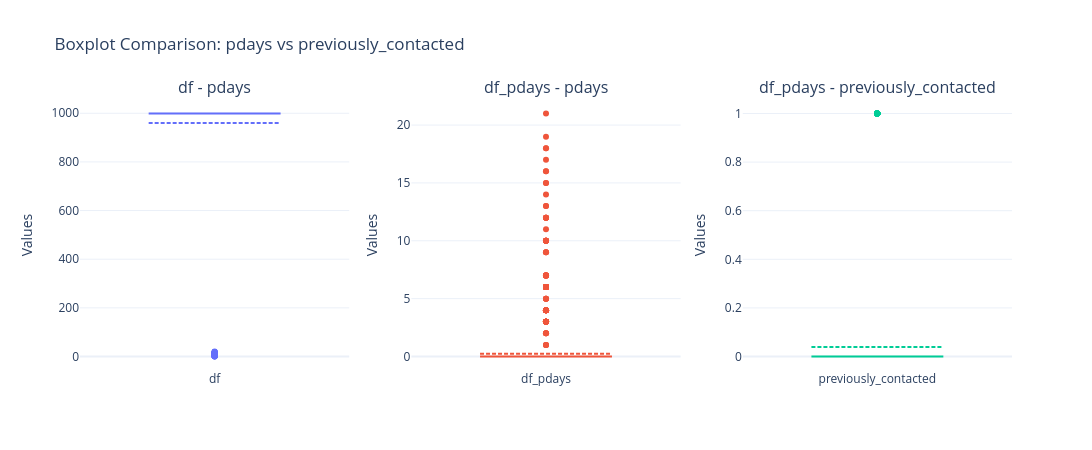

The code cell stored with this chart in its notebook:
### Code cell
fig = make_subplots(
    rows=1,
    cols=3,
    subplot_titles=[
        "df - pdays",
        "df_pdays - pdays",
        "df_pdays - previously_contacted"
    ]
)

# --- df pdays ---
fig.add_trace(
    go.Box(
        y=df["pdays"],
        name="df",
        boxmean=True
    ),
    row=1,
    col=1
)

# --- df_pdays pdays ---
fig.add_trace(
    go.Box(
        y=df_pdays["pdays"],
        name="df_pdays",
        boxmean=True
    ),
    row=1,
    col=2
)

# --- previously_contacted ---
fig.add_trace(
    go.Box(
        y=df_pdays["previously_contacted"],
        name="previously_contacted",
        boxmean=True
    ),
    row=1,
    col=3
)

# Layout
fig.update_layout(
    title="Boxplot Comparison: pdays vs previously_contacted",
    template="plotly_white",
    width=1200,
    height=450,
    showlegend=False
)

fig.update_yaxes(title_text="Values")

fig.show()

### Figure 1 — Plotly figure (JSON) as saved in the notebook; plotly's stock layout.template omitted (floating-point values rounded to 4 significant figures; data arrays with more than 128 entries replaced by an {"elided": "..."} marker saying what was removed)
{"data": [{"boxmean": true, "name": "df", "type": "box", "xaxis": "x", "y": {"elided": "4119 int values"}, "yaxis": "y"}, {"boxmean": true, "name": "df_pdays", "type": "box", "xaxis": "x2", "y": {"elided": "4119 int values"}, "yaxis": "y2"}, {"boxmean": true, "name": "previously_contacted", "type": "box", "xaxis": "x3", "y": {"elided": "4119 int values"}, "yaxis": "y3"}], "layout": {"annotations": [{"font": {"size": 16}, "showarrow": false, "text": "df - pdays", "x": 0.1444, "xanchor": "center", "xref": "paper", "y": 1, "yanchor": "bottom", "yref": "paper"}, {"font": {"size": 16}, "showarrow": false, "text": "df_pdays - pdays", "x": 0.5, "xanchor": "center", "xref": "paper", "y": 1, "yanchor": "bottom", "yref": "paper"}, {"font": {"size": 16}, "showarrow": false, "text": "df_pdays - previously_contacted", "x": 0.8556, "xanchor": "center", "xref": "paper", "y": 1, "yanchor": "bottom", "yref": "paper"}], "height": 450, "showlegend": false, "title": {"text": "Boxplot Comparison: pdays vs previously_contacted"}, "width": 1200, "xaxis": {"anchor": "y", "domain": [0, 0.2889]}, "xaxis2": {"anchor": "y2", "domain": [0.3556, 0.6444]}, "xaxis3": {"anchor": "y3", "domain": [0.7111, 1]}, "yaxis": {"anchor": "x", "domain": [0, 1], "title": {"text": "Values"}}, "yaxis2": {"anchor": "x2", "domain": [0, 1], "title": {"text": "Values"}}, "yaxis3": {"anchor": "x3", "domain": [0, 1], "title": {"text": "Values"}}}}
